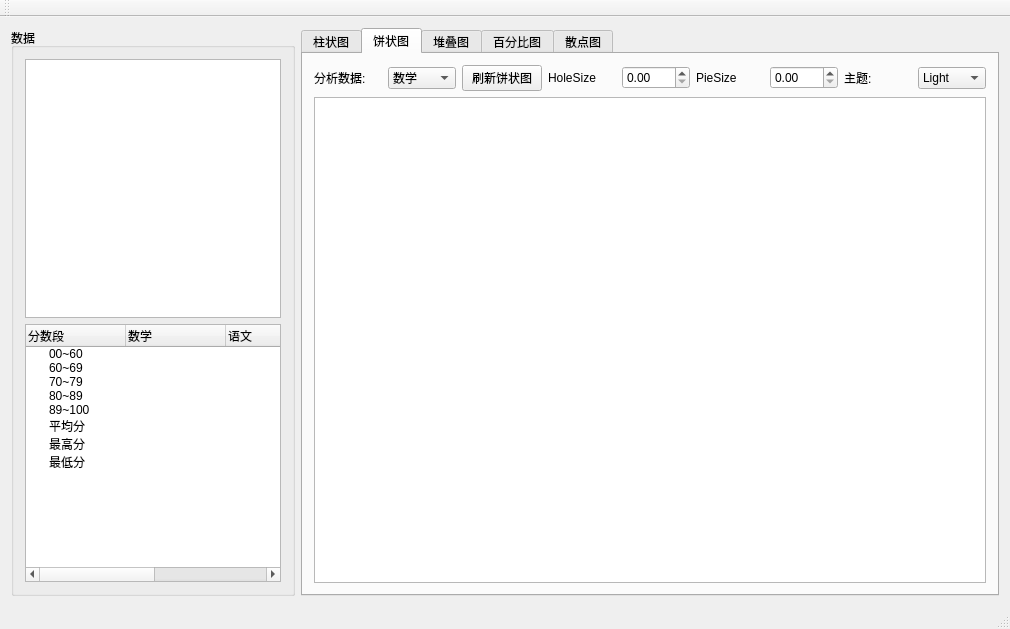
<?xml version="1.0" encoding="UTF-8"?>
<ui version="4.0">
 <class>MainWindow</class>
 <widget class="QMainWindow" name="MainWindow">
  <property name="geometry">
   <rect>
    <x>0</x>
    <y>0</y>
    <width>1010</width>
    <height>629</height>
   </rect>
  </property>
  <property name="windowTitle">
   <string>MainWindow</string>
  </property>
  <widget class="QWidget" name="centralWidget">
   <layout class="QHBoxLayout" name="horizontalLayout_2">
    <item>
     <layout class="QHBoxLayout" name="horizontalLayout">
      <item>
       <widget class="QGroupBox" name="groupBox">
        <property name="sizePolicy">
         <sizepolicy hsizetype="Maximum" vsizetype="Preferred">
          <horstretch>0</horstretch>
          <verstretch>0</verstretch>
         </sizepolicy>
        </property>
        <property name="title">
         <string>数据</string>
        </property>
        <layout class="QVBoxLayout" name="verticalLayout_2">
         <item>
          <layout class="QVBoxLayout" name="verticalLayout">
           <item>
            <widget class="QTableView" name="tableView"/>
           </item>
           <item>
            <widget class="QTreeWidget" name="treeWidget">
             <column>
              <property name="text">
               <string>分数段</string>
              </property>
             </column>
             <column>
              <property name="text">
               <string>数学</string>
              </property>
             </column>
             <column>
              <property name="text">
               <string>语文</string>
              </property>
             </column>
             <column>
              <property name="text">
               <string>英语</string>
              </property>
             </column>
             <column>
              <property name="text">
               <string>平均分</string>
              </property>
             </column>
             <item>
              <property name="text">
               <string>00~60</string>
              </property>
             </item>
             <item>
              <property name="text">
               <string>60~69</string>
              </property>
             </item>
             <item>
              <property name="text">
               <string>70~79</string>
              </property>
             </item>
             <item>
              <property name="text">
               <string>80~89</string>
              </property>
             </item>
             <item>
              <property name="text">
               <string>89~100</string>
              </property>
             </item>
             <item>
              <property name="text">
               <string>平均分</string>
              </property>
             </item>
             <item>
              <property name="text">
               <string>最高分</string>
              </property>
             </item>
             <item>
              <property name="text">
               <string>最低分</string>
              </property>
             </item>
            </widget>
           </item>
          </layout>
         </item>
        </layout>
       </widget>
      </item>
      <item>
       <widget class="QTabWidget" name="tabWidget">
        <property name="currentIndex">
         <number>1</number>
        </property>
        <widget class="QWidget" name="tab_3">
         <attribute name="title">
          <string>柱状图</string>
         </attribute>
         <layout class="QVBoxLayout" name="verticalLayout_4">
          <item>
           <layout class="QVBoxLayout" name="verticalLayout_3">
            <item>
             <layout class="QHBoxLayout" name="horizontalLayout_3">
              <item>
               <widget class="QPushButton" name="pBtnBar">
                <property name="sizePolicy">
                 <sizepolicy hsizetype="Fixed" vsizetype="Fixed">
                  <horstretch>0</horstretch>
                  <verstretch>0</verstretch>
                 </sizepolicy>
                </property>
                <property name="text">
                 <string>刷新柱状图</string>
                </property>
               </widget>
              </item>
              <item>
               <spacer name="horizontalSpacer">
                <property name="orientation">
                 <enum>Qt::Horizontal</enum>
                </property>
                <property name="sizeHint" stdset="0">
                 <size>
                  <width>40</width>
                  <height>20</height>
                 </size>
                </property>
               </spacer>
              </item>
             </layout>
            </item>
            <item>
             <widget class="QChartView" name="chartViewBar"/>
            </item>
           </layout>
          </item>
         </layout>
        </widget>
        <widget class="QWidget" name="tab_4">
         <attribute name="title">
          <string>饼状图</string>
         </attribute>
         <layout class="QVBoxLayout" name="verticalLayout_11">
          <item>
           <layout class="QVBoxLayout" name="verticalLayout_5">
            <item>
             <layout class="QHBoxLayout" name="horizontalLayout_4">
              <item>
               <widget class="QLabel" name="label">
                <property name="text">
                 <string>分析数据:</string>
                </property>
               </widget>
              </item>
              <item>
               <widget class="QComboBox" name="cBoxSubject">
                <item>
                 <property name="text">
                  <string>数学</string>
                 </property>
                </item>
                <item>
                 <property name="text">
                  <string>语文</string>
                 </property>
                </item>
                <item>
                 <property name="text">
                  <string>英语</string>
                 </property>
                </item>
                <item>
                 <property name="text">
                  <string>平均分</string>
                 </property>
                </item>
               </widget>
              </item>
              <item>
               <widget class="QPushButton" name="pushButton_2">
                <property name="sizePolicy">
                 <sizepolicy hsizetype="Fixed" vsizetype="Fixed">
                  <horstretch>0</horstretch>
                  <verstretch>0</verstretch>
                 </sizepolicy>
                </property>
                <property name="text">
                 <string>刷新饼状图</string>
                </property>
               </widget>
              </item>
              <item>
               <widget class="QLabel" name="label_2">
                <property name="text">
                 <string>HoleSize</string>
                </property>
               </widget>
              </item>
              <item>
               <widget class="QDoubleSpinBox" name="dSpinBoxHoleSize"/>
              </item>
              <item>
               <widget class="QLabel" name="label_3">
                <property name="text">
                 <string>PieSize</string>
                </property>
               </widget>
              </item>
              <item>
               <widget class="QDoubleSpinBox" name="dSpinBoxPieSize"/>
              </item>
              <item>
               <widget class="QLabel" name="label_4">
                <property name="text">
                 <string>主题:</string>
                </property>
               </widget>
              </item>
              <item>
               <widget class="QComboBox" name="cBoxTheme">
                <item>
                 <property name="text">
                  <string>Light</string>
                 </property>
                </item>
               </widget>
              </item>
             </layout>
            </item>
            <item>
             <widget class="QChartView" name="chartViewPiew"/>
            </item>
           </layout>
          </item>
         </layout>
        </widget>
        <widget class="QWidget" name="tab_5">
         <attribute name="title">
          <string>堆叠图</string>
         </attribute>
         <layout class="QVBoxLayout" name="verticalLayout_7">
          <item>
           <layout class="QVBoxLayout" name="verticalLayout_6">
            <item>
             <layout class="QHBoxLayout" name="horizontalLayout_6">
              <item>
               <widget class="QPushButton" name="pushButton_3">
                <property name="sizePolicy">
                 <sizepolicy hsizetype="Fixed" vsizetype="Fixed">
                  <horstretch>0</horstretch>
                  <verstretch>0</verstretch>
                 </sizepolicy>
                </property>
                <property name="text">
                 <string>刷新堆叠图</string>
                </property>
               </widget>
              </item>
              <item>
               <spacer name="horizontalSpacer_3">
                <property name="orientation">
                 <enum>Qt::Horizontal</enum>
                </property>
                <property name="sizeHint" stdset="0">
                 <size>
                  <width>40</width>
                  <height>20</height>
                 </size>
                </property>
               </spacer>
              </item>
             </layout>
            </item>
            <item>
             <widget class="QChartView" name="chartViewStacked"/>
            </item>
           </layout>
          </item>
         </layout>
        </widget>
        <widget class="QWidget" name="tab_6">
         <attribute name="title">
          <string>百分比图</string>
         </attribute>
         <layout class="QVBoxLayout" name="verticalLayout_9">
          <item>
           <layout class="QVBoxLayout" name="verticalLayout_8">
            <item>
             <layout class="QHBoxLayout" name="horizontalLayout_7">
              <item>
               <widget class="QPushButton" name="pushButton_4">
                <property name="sizePolicy">
                 <sizepolicy hsizetype="Fixed" vsizetype="Fixed">
                  <horstretch>0</horstretch>
                  <verstretch>0</verstretch>
                 </sizepolicy>
                </property>
                <property name="text">
                 <string>刷新百分比图</string>
                </property>
               </widget>
              </item>
              <item>
               <spacer name="horizontalSpacer_4">
                <property name="orientation">
                 <enum>Qt::Horizontal</enum>
                </property>
                <property name="sizeHint" stdset="0">
                 <size>
                  <width>40</width>
                  <height>20</height>
                 </size>
                </property>
               </spacer>
              </item>
             </layout>
            </item>
            <item>
             <widget class="QChartView" name="chartViewPercent"/>
            </item>
           </layout>
          </item>
         </layout>
        </widget>
        <widget class="QWidget" name="tab_7">
         <attribute name="title">
          <string>散点图</string>
         </attribute>
         <layout class="QHBoxLayout" name="horizontalLayout_9">
          <item>
           <layout class="QVBoxLayout" name="verticalLayout_10">
            <item>
             <layout class="QHBoxLayout" name="horizontalLayout_8">
              <item>
               <widget class="QPushButton" name="pushButton_5">
                <property name="sizePolicy">
                 <sizepolicy hsizetype="Fixed" vsizetype="Fixed">
                  <horstretch>0</horstretch>
                  <verstretch>0</verstretch>
                 </sizepolicy>
                </property>
                <property name="text">
                 <string>刷新散点图</string>
                </property>
               </widget>
              </item>
              <item>
               <spacer name="horizontalSpacer_5">
                <property name="orientation">
                 <enum>Qt::Horizontal</enum>
                </property>
                <property name="sizeHint" stdset="0">
                 <size>
                  <width>40</width>
                  <height>20</height>
                 </size>
                </property>
               </spacer>
              </item>
             </layout>
            </item>
            <item>
             <widget class="QChartView" name="chartViewScatter"/>
            </item>
           </layout>
          </item>
         </layout>
        </widget>
       </widget>
      </item>
     </layout>
    </item>
   </layout>
  </widget>
  <widget class="QMenuBar" name="menuBar">
   <property name="geometry">
    <rect>
     <x>0</x>
     <y>0</y>
     <width>1010</width>
     <height>28</height>
    </rect>
   </property>
  </widget>
  <widget class="QToolBar" name="mainToolBar">
   <attribute name="toolBarArea">
    <enum>TopToolBarArea</enum>
   </attribute>
   <attribute name="toolBarBreak">
    <bool>false</bool>
   </attribute>
  </widget>
  <widget class="QStatusBar" name="statusBar"/>
 </widget>
 <layoutdefault spacing="6" margin="11"/>
 <customwidgets>
  <customwidget>
   <class>QChartView</class>
   <extends>QGraphicsView</extends>
   <header location="global">qchartview.h</header>
  </customwidget>
 </customwidgets>
 <resources/>
 <connections/>
</ui>
